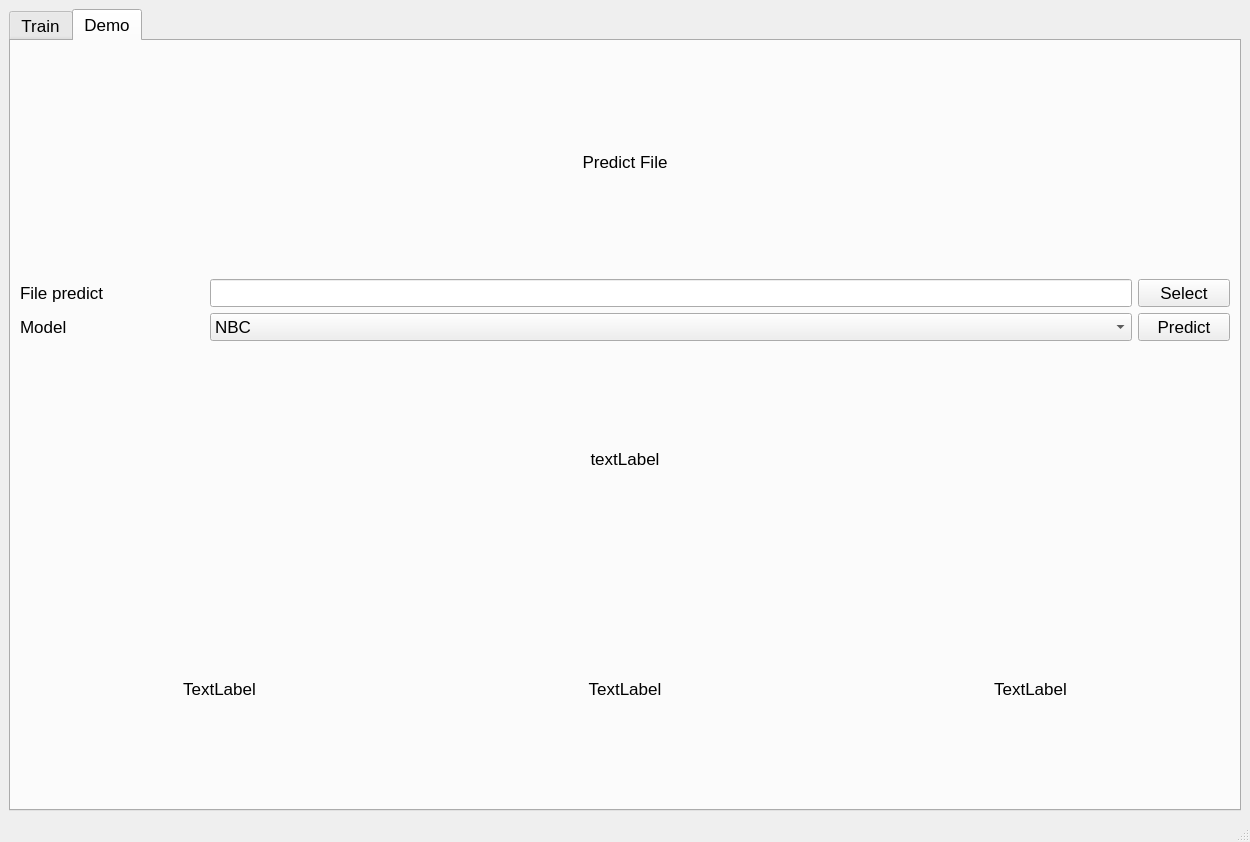
<?xml version="1.0" encoding="UTF-8"?>
<ui version="4.0">
 <class>MainWindow</class>
 <widget class="QMainWindow" name="MainWindow">
  <property name="geometry">
   <rect>
    <x>0</x>
    <y>0</y>
    <width>1250</width>
    <height>842</height>
   </rect>
  </property>
  <property name="maximumSize">
   <size>
    <width>16777215</width>
    <height>16777215</height>
   </size>
  </property>
  <property name="windowTitle">
   <string>Text classification</string>
  </property>
  <widget class="QWidget" name="centralwidget">
   <layout class="QGridLayout" name="gridLayout">
    <item row="0" column="1">
     <widget class="QTabWidget" name="tabWidget">
      <property name="minimumSize">
       <size>
        <width>700</width>
        <height>500</height>
       </size>
      </property>
      <property name="maximumSize">
       <size>
        <width>16777215</width>
        <height>16777215</height>
       </size>
      </property>
      <property name="font">
       <font>
        <pointsize>13</pointsize>
       </font>
      </property>
      <property name="currentIndex">
       <number>1</number>
      </property>
      <widget class="QWidget" name="tab_1">
       <attribute name="title">
        <string>Train</string>
       </attribute>
       <layout class="QGridLayout" name="gridLayout_5">
        <item row="0" column="0">
         <layout class="QGridLayout" name="gridLayout_2" columnstretch="2,9,1">
          <item row="0" column="2">
           <widget class="QPushButton" name="btn_train_path">
            <property name="cursor">
             <cursorShape>PointingHandCursor</cursorShape>
            </property>
            <property name="text">
             <string>Select</string>
            </property>
           </widget>
          </item>
          <item row="0" column="1">
           <widget class="QLineEdit" name="ip_train_path"/>
          </item>
          <item row="1" column="2">
           <widget class="QPushButton" name="btn_test_path">
            <property name="cursor">
             <cursorShape>PointingHandCursor</cursorShape>
            </property>
            <property name="text">
             <string>Select</string>
            </property>
           </widget>
          </item>
          <item row="1" column="1">
           <widget class="QLineEdit" name="ip_test_path"/>
          </item>
          <item row="0" column="0">
           <widget class="QLabel" name="label">
            <property name="text">
             <string>File train</string>
            </property>
           </widget>
          </item>
          <item row="1" column="0">
           <widget class="QLabel" name="label_3">
            <property name="text">
             <string>File Test</string>
            </property>
           </widget>
          </item>
         </layout>
        </item>
        <item row="1" column="0">
         <layout class="QHBoxLayout" name="horizontalLayout_2" stretch="1,1">
          <item>
           <layout class="QGridLayout" name="gridLayout_4" columnstretch="1,0">
            <item row="0" column="1">
             <widget class="QComboBox" name="cb_algorithm">
              <item>
               <property name="text">
                <string>Naive Bayes</string>
               </property>
              </item>
              <item>
               <property name="text">
                <string>SVM</string>
               </property>
              </item>
             </widget>
            </item>
            <item row="1" column="1">
             <layout class="QVBoxLayout" name="verticalLayout">
              <item>
               <widget class="QGroupBox" name="gb_config_svm">
                <property name="minimumSize">
                 <size>
                  <width>305</width>
                  <height>0</height>
                 </size>
                </property>
                <property name="title">
                 <string>Config SVM</string>
                </property>
                <layout class="QGridLayout" name="gridLayout_10">
                 <item row="0" column="0">
                  <layout class="QFormLayout" name="formLayout_4">
                   <item row="0" column="0">
                    <widget class="QLabel" name="label_12">
                     <property name="text">
                      <string>Kernel</string>
                     </property>
                    </widget>
                   </item>
                   <item row="0" column="1">
                    <widget class="QComboBox" name="cb_Kernel">
                     <item>
                      <property name="text">
                       <string>Linear Kernel</string>
                      </property>
                     </item>
                     <item>
                      <property name="text">
                       <string>Gaussian RBF</string>
                      </property>
                     </item>
                     <item>
                      <property name="text">
                       <string>Polynomial Kernel</string>
                      </property>
                     </item>
                     <item>
                      <property name="text">
                       <string>Sigmoid Kernel</string>
                      </property>
                     </item>
                    </widget>
                   </item>
                   <item row="1" column="1">
                    <widget class="QDoubleSpinBox" name="ip_svm_c">
                     <property name="minimum">
                      <double>0.000000000000000</double>
                     </property>
                    </widget>
                   </item>
                   <item row="1" column="0">
                    <widget class="QLabel" name="label_9">
                     <property name="text">
                      <string>C</string>
                     </property>
                    </widget>
                   </item>
                  </layout>
                 </item>
                </layout>
               </widget>
              </item>
              <item>
               <widget class="QGroupBox" name="gb_config_nvb">
                <property name="minimumSize">
                 <size>
                  <width>305</width>
                  <height>0</height>
                 </size>
                </property>
                <property name="title">
                 <string>Config Naive Bayes</string>
                </property>
                <layout class="QGridLayout" name="gridLayout_11">
                 <item row="0" column="0">
                  <layout class="QFormLayout" name="formLayout_2">
                   <item row="0" column="0">
                    <widget class="QLabel" name="label_11">
                     <property name="text">
                      <string>Alpha</string>
                     </property>
                    </widget>
                   </item>
                   <item row="0" column="1">
                    <widget class="QDoubleSpinBox" name="ip_nvb_alpha"/>
                   </item>
                  </layout>
                 </item>
                </layout>
               </widget>
              </item>
             </layout>
            </item>
            <item row="3" column="1">
             <widget class="QPushButton" name="btn_train">
              <property name="enabled">
               <bool>true</bool>
              </property>
              <property name="text">
               <string>Train</string>
              </property>
             </widget>
            </item>
            <item row="0" column="0">
             <widget class="QLabel" name="label_4">
              <property name="text">
               <string>Algorithm</string>
              </property>
             </widget>
            </item>
            <item row="1" column="0">
             <widget class="QLabel" name="label_6">
              <property name="text">
               <string>Config</string>
              </property>
             </widget>
            </item>
           </layout>
          </item>
          <item>
           <widget class="QLabel" name="lb_percent">
            <property name="minimumSize">
             <size>
              <width>305</width>
              <height>0</height>
             </size>
            </property>
            <property name="font">
             <font>
              <pointsize>22</pointsize>
             </font>
            </property>
            <property name="styleSheet">
             <string notr="true">color: rgb(255, 0, 0)</string>
            </property>
            <property name="text">
             <string/>
            </property>
            <property name="alignment">
             <set>Qt::AlignCenter</set>
            </property>
           </widget>
          </item>
         </layout>
        </item>
       </layout>
      </widget>
      <widget class="QWidget" name="tab_2">
       <attribute name="title">
        <string>Demo</string>
       </attribute>
       <layout class="QGridLayout" name="gridLayout_7">
        <item row="0" column="0">
         <layout class="QGridLayout" name="gridLayout_3">
          <item row="2" column="0">
           <layout class="QGridLayout" name="gridLayout_6" columnstretch="2,10,1">
            <item row="0" column="1">
             <widget class="QLineEdit" name="ip_predict_path"/>
            </item>
            <item row="0" column="2">
             <widget class="QPushButton" name="btn_file_predict_path">
              <property name="text">
               <string>Select</string>
              </property>
             </widget>
            </item>
            <item row="1" column="2">
             <widget class="QPushButton" name="btn_predict_file">
              <property name="text">
               <string>Predict</string>
              </property>
             </widget>
            </item>
            <item row="0" column="0">
             <widget class="QLabel" name="label_5">
              <property name="text">
               <string>File predict</string>
              </property>
             </widget>
            </item>
            <item row="1" column="1">
             <widget class="QComboBox" name="cb_models">
              <item>
               <property name="text">
                <string>NBC</string>
               </property>
              </item>
              <item>
               <property name="text">
                <string>SVM</string>
               </property>
              </item>
             </widget>
            </item>
            <item row="1" column="0">
             <widget class="QLabel" name="label_8">
              <property name="text">
               <string>Model</string>
              </property>
             </widget>
            </item>
           </layout>
          </item>
          <item row="1" column="0">
           <widget class="QLabel" name="lb_predict1">
            <property name="text">
             <string>Predict File</string>
            </property>
            <property name="alignment">
             <set>Qt::AlignCenter</set>
            </property>
           </widget>
          </item>
          <item row="5" column="0">
           <layout class="QHBoxLayout" name="horizontalLayout">
            <item>
             <widget class="QLabel" name="lb_predict2">
              <property name="text">
               <string>TextLabel</string>
              </property>
              <property name="alignment">
               <set>Qt::AlignCenter</set>
              </property>
             </widget>
            </item>
            <item>
             <widget class="QLabel" name="lb_predict3">
              <property name="text">
               <string>TextLabel</string>
              </property>
              <property name="alignment">
               <set>Qt::AlignCenter</set>
              </property>
             </widget>
            </item>
            <item>
             <widget class="QLabel" name="lb_predict4">
              <property name="text">
               <string>TextLabel</string>
              </property>
              <property name="alignment">
               <set>Qt::AlignCenter</set>
              </property>
             </widget>
            </item>
           </layout>
          </item>
          <item row="4" column="0">
           <widget class="QLabel" name="lb_predict">
            <property name="text">
             <string>textLabel</string>
            </property>
            <property name="alignment">
             <set>Qt::AlignCenter</set>
            </property>
           </widget>
          </item>
         </layout>
        </item>
       </layout>
      </widget>
     </widget>
    </item>
   </layout>
  </widget>
  <widget class="QMenuBar" name="menubar">
   <property name="geometry">
    <rect>
     <x>0</x>
     <y>0</y>
     <width>1250</width>
     <height>25</height>
    </rect>
   </property>
  </widget>
  <widget class="QStatusBar" name="statusbar"/>
 </widget>
 <resources/>
 <connections/>
</ui>
